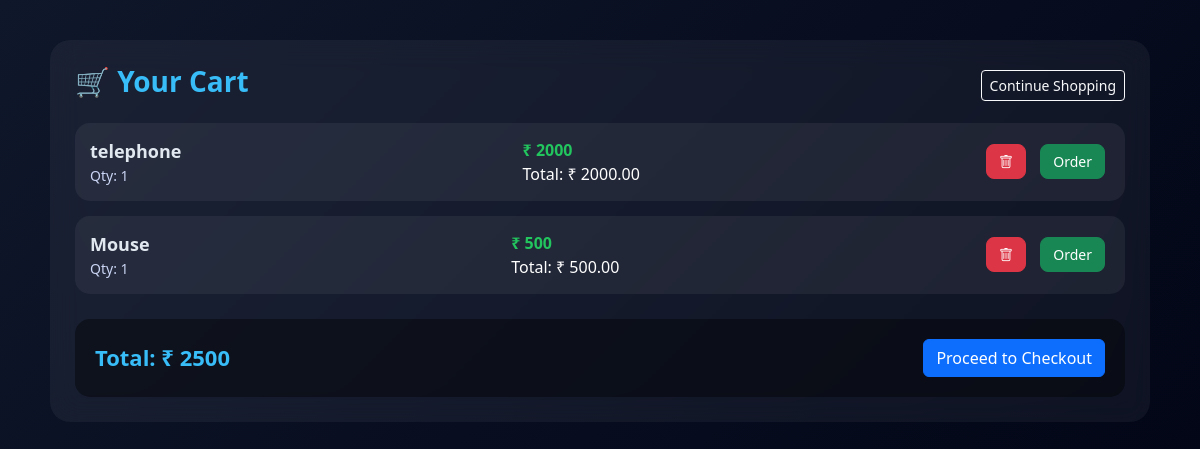
The app's page /cart/ (signed in), older data.
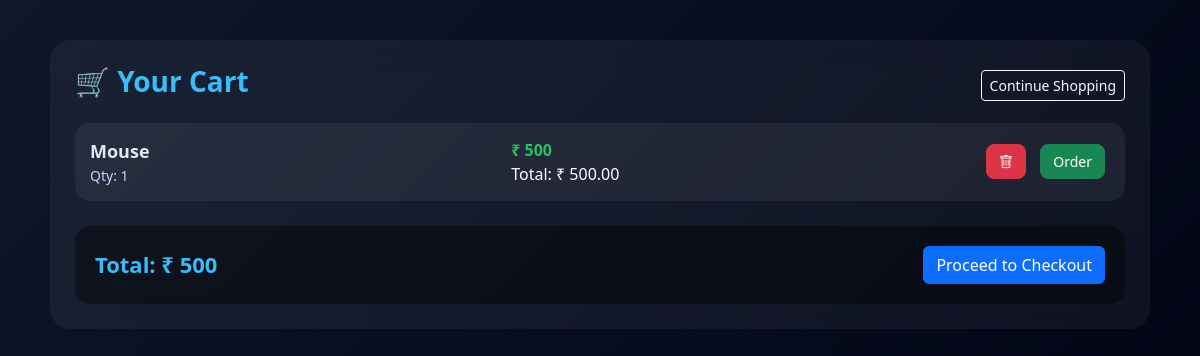
The same page, newer data.
### app/models.py (models this page shows)
class Cart(models.Model):
    user = models.ForeignKey(User, on_delete=models.CASCADE)
    item = models.ForeignKey(Item, on_delete=models.CASCADE)
    quantity = models.IntegerField(default=1)

class Item(models.Model):
    item_name=models.CharField(max_length=40)
    item_desc=models.CharField(max_length=40)
    item_price=models.IntegerField()
    item_image=models.ImageField(upload_to='image')
    item_color=models.CharField(max_length=20)
    item_category=models.CharField(max_length=40)
    item_quantity=models.IntegerField(null=True)

### app/views.py (the view)
# urls.py: path('cart/', views.cart_page, name='cart_page'),
def cart_page(req):
    if 'user_id' in req.session:
        user = User.objects.get(id=req.session['user_id'])
        cart = Cart.objects.filter(user=user)
        total = 0
        for i in cart:
            total += i.item.item_price * i.quantity
        return render(req,'cart.html',{
            'cart':cart,
            'total':total
        })

### app/templates/cart.html (shortened to what this page needs)
<!DOCTYPE html>
<html lang="en">
<head>
<link href="https://cdn.jsdelivr.net/npm/bootstrap@5.3.2/dist/css/bootstrap.min.css" rel="stylesheet">
<link href="https://cdn.jsdelivr.net/npm/bootstrap-icons@1.10.5/font/bootstrap-icons.css" rel="stylesheet">
</head>
<body>
<div class="cart-container">
    <div class="d-flex justify-content-between align-items-center mb-3">
        <h2 class="cart-title">🛒 Your Cart</h2>
        <a href="{% url 'userdashboard' %}" class="btn btn-outline-light btn-sm">Continue Shopping</a>
    </div>
    {% if cart %}
        {% for i in cart %}
        <div class="cart-card">
            <div>
                <div class="item-name">{{ i.item.item_name }}</div>
                <div class="qty">Qty: {{ i.quantity }}</div>
            </div>
            <div>
                <div class="price">₹ {{ i.item.item_price }}</div>
                <div>Total: ₹ {{ i.item.item_price|floatformat:2 }}</div>
            </div>
            <div class="actions">
                <a href="{% url 'remove_cart' i.id %}" class="btn btn-danger btn-custom">
                    <i class="bi bi-trash"></i>
                </a>
                <a href="{% url 'payment' i.item.id %}" class="btn btn-success btn-custom">
                    Order
                </a>
            </div>
        </div>
        {% endfor %}
        <div class="total-box">
            <div class="total-amount">Total: ₹ {{ total }}</div>
            <a href="#" class="btn btn-primary" onclick="alert('This button is under development. For buy click on Order button.')">Proceed to Checkout</a>
        </div>
    {% else %}
        <div class="text-center mt-5">
            <i class="bi bi-cart-x" style="font-size:50px;"></i>
            <h4 class="mt-3">Your Cart is Empty</h4>
        </div>
    {% endif %}
</div>
</body>
</html>

### app/templates/cart.html (style rules this page uses)
body { background: linear-gradient(135deg, #0f172a, #020617); color: #fff; font-family: 'Segoe UI', sans-serif; }
.cart-container { max-width: 1100px; margin: 40px auto; padding: 25px; background: rgba(255,255,255,0.05); border-radius: 20px; backdrop-filter: blur(15px); }
.cart-title { font-size: 28px; font-weight: bold; color: #38bdf8; }
.cart-card { background: rgba(255,255,255,0.06); border-radius: 15px; padding: 15px; margin-bottom: 15px; display: flex; justify-content: space-between; align-items: center; flex-wrap: wrap; transition: 0.3s; }
.item-name { font-weight: 600; font-size: 18px; color: #e2e8f0; }
.price { color: #22c55e; font-weight: bold; }
.qty { font-size: 14px; color: #cbd5f5; }
.actions a { margin: 5px; }
.btn-custom { border-radius: 8px; padding: 6px 12px; font-size: 14px; }
.total-box { margin-top: 25px; padding: 20px; background: rgba(0,0,0,0.4); border-radius: 15px; display: flex; justify-content: space-between; align-items: center; flex-wrap: wrap; }
.total-amount { font-size: 22px; font-weight: bold; color: #38bdf8; }

Row changes from the older to the newer data that the page shows:
removed Cart: item.item_name "telephone", quantity "1", item.item_price "2000", item.item_price "2000.00"
Text that changed along with them:
{{ total }}: "2500" → "500"
